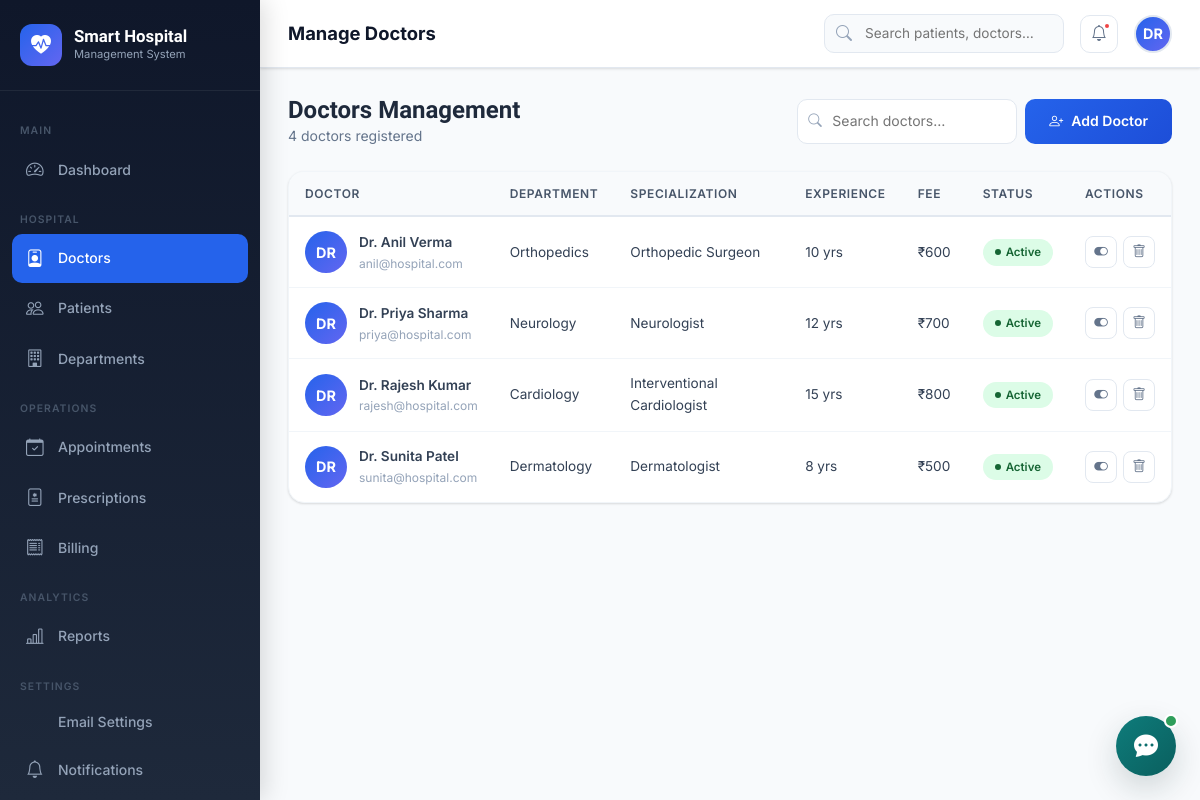
/admin/manage_doctors.php (signed in), run on the app's committed database.
### tables this page shows
CREATE TABLE doctors (
    id INT AUTO_INCREMENT PRIMARY KEY,
    user_id INT NOT NULL,
    department_id INT NOT NULL,
    specialization VARCHAR(100),
    qualification VARCHAR(200),
    experience_years INT DEFAULT 0,
    consultation_fee DECIMAL(10,2) DEFAULT 0.00,
    available_days VARCHAR(100) DEFAULT 'Mon,Tue,Wed,Thu,Fri',
    available_from TIME DEFAULT '09:00:00',
    available_to TIME DEFAULT '17:00:00',
    bio TEXT,
    license_number VARCHAR(50),
    status ENUM('active','inactive') DEFAULT 'active',
    created_at TIMESTAMP DEFAULT CURRENT_TIMESTAMP,
    FOREIGN KEY (user_id) REFERENCES users(id) ON DELETE CASCADE,
    FOREIGN KEY (department_id) REFERENCES departments(id) ON DELETE RESTRICT
);

CREATE TABLE users (
    id INT AUTO_INCREMENT PRIMARY KEY,
    name VARCHAR(100) NOT NULL,
    email VARCHAR(100) UNIQUE NOT NULL,
    password VARCHAR(255) NOT NULL,
    role ENUM('admin','doctor','patient') NOT NULL DEFAULT 'patient',
    phone VARCHAR(20),
    profile_image VARCHAR(255) DEFAULT 'default.png',
    status ENUM('active','inactive','suspended') DEFAULT 'active',
    created_at TIMESTAMP DEFAULT CURRENT_TIMESTAMP,
    updated_at TIMESTAMP DEFAULT CURRENT_TIMESTAMP ON UPDATE CURRENT_TIMESTAMP
);

CREATE TABLE departments (
    id INT AUTO_INCREMENT PRIMARY KEY,
    name VARCHAR(100) NOT NULL,
    description TEXT,
    icon VARCHAR(50) DEFAULT 'hospital',
    status ENUM('active','inactive') DEFAULT 'active',
    created_at TIMESTAMP DEFAULT CURRENT_TIMESTAMP
);

### config.php (called while the page is built, shortened)
<?php
function e(string $s): string { return htmlspecialchars($s, ENT_QUOTES, 'UTF-8'); }

### admin/manage_doctors.php (the view, shortened to what this page needs)
<?php
require_once '../config.php';
$db = getDB();
$doctors = $db->query("
    SELECT d.*, u.name, u.email, u.phone, u.status AS user_status, dep.name AS dept_name
    FROM doctors d
    JOIN users u ON d.user_id = u.id
    JOIN departments dep ON d.department_id = dep.id
    ORDER BY u.name ASC
")->fetchAll();
include '../includes/layout_header.php';
?>
<div class="d-flex align-items-center justify-content-between mb-4 flex-wrap gap-3">
  <div>
    <h4 style="font-family:var(--font-display);font-weight:800;margin:0">Doctors Management</h4>
    <p style="color:#64748B;font-size:.875rem;margin:0"><?= count($doctors) ?> doctors registered</p>
  </div>
  <div class="d-flex gap-2 flex-wrap">
    <div style="position:relative">
      <i class="bi bi-search" style="position:absolute;left:11px;top:50%;transform:translateY(-50%);color:#94A3B8;font-size:.85rem"></i>
      <input type="search" id="search-input" class="form-control-custom" style="padding-left:34px;width:220px" placeholder="Search doctors…">
    </div>
    <button class="btn-primary-custom" onclick="openModal('add-doctor-modal')">
      <i class="bi bi-person-plus"></i> Add Doctor
    </button>
  </div>
</div>
<div class="card">
  <div class="table-responsive">
    <table class="data-table" id="doctors-table">
      <thead><tr>
        <th>Doctor</th><th>Department</th><th>Specialization</th><th>Experience</th><th>Fee</th><th>Status</th><th>Actions</th>
      </tr></thead>
      <tbody>
      <?php if (empty($doctors)): ?>
      <tr><td colspan="7"><div class="empty-state"><i class="bi bi-person-badge"></i><p>No doctors added yet.</p></div></td></tr>
      <?php else: foreach($doctors as $doc): ?>
      <tr id="doctor-row-<?= $doc['id'] ?>">
        <td>
          <div style="display:flex;align-items:center;gap:12px">
            <div class="avatar-placeholder" style="width:42px;height:42px;font-size:.9rem;flex-shrink:0">
              <?= strtoupper(substr($doc['name'],0,2)) ?>
            </div>
            <div>
              <div style="font-weight:600"><?= e($doc['name']) ?></div>
              <div style="font-size:.75rem;color:#94A3B8"><?= e($doc['email']) ?></div>
            </div>
          </div>
        </td>
        <td><?= e($doc['dept_name']) ?></td>
        <td><?= e($doc['specialization'] ?? '—') ?></td>
        <td><?= $doc['experience_years'] ?> yrs</td>
        <td>₹<?= number_format($doc['consultation_fee'],0) ?></td>
        <td>
          <span class="badge-pill <?= $doc['status'] ?>" id="status-badge-<?= $doc['id'] ?>"><?= ucfirst($doc['status']) ?></span>
        </td>
        <td>
          <div style="display:flex;gap:6px">
            <button
id="toggle-btn-<?= $doc['id'] ?>"
class="btn-sm-action success"
title="Toggle Status"
onclick="toggleStatus(<?= $doc['id'] ?>)">
              <i class="bi bi-toggle-on"></i>
            </button>
            <button class="btn-sm-action danger" title="Delete" onclick="deleteDoctor(<?= $doc['id'] ?>, '<?= e($doc['name']) ?>')">
              <i class="bi bi-trash"></i>
            </button>
          </div>
        </td>
      </tr>
      <?php endforeach; endif; ?>
      </tbody>
    </table>
  </div>
</div>
<?php include '../includes/layout_footer.php'; ?>

### assets/css/style.css (style rules this page uses)
:root { --primary: #2563EB; --primary-dark: #1D4ED8; --primary-light: #EFF6FF; --secondary: #14B8A6; --accent: #6366F1; --success: #10B981; --warning: #F59E0B; --danger: #EF4444; --info: #3B82F6; --bg: #F8FAFC; --sidebar-w: 260px; --card-radius: 16px; --shadow-sm: 0 1px 3px rgba(0,0,0,.08), 0 1px 2px rgba(0,0,0,.06); --shadow-md: 0 4px 6px -1px rgba(0,0,0,.1), 0 2px 4px -1px rgba(0,0,0,.06); --shadow-lg: 0 10px 15px -3px rgba(0,0,0,.1), 0 4px 6px -2px rgba(0,0,0,.05); --shadow-xl: 0 20px 25px -5px rgba(0,0,0,.1), 0 10px 10px -5px rgba(0,0,0,.04); --transition: all .25s cubic-bezier(.4,0,.2,1); --font-main: 'Inter', sans-serif; --font-display: 'Plus Jakarta Sans', sans-serif; }
*, *::before, *::after { box-sizing: border-box; margin: 0; padding: 0; }
html { scroll-behavior: smooth; }
body { font-family: var(--font-main); background: var(--bg); color: #1E293B; line-height: 1.6; -webkit-font-smoothing: antialiased; }
.card { background: #fff; border-radius: var(--card-radius); border: 1px solid #F1F5F9; box-shadow: var(--shadow-sm); overflow: hidden; }
.table-responsive { border-radius: 12px; overflow: hidden; }
.data-table { width: 100%; border-collapse: collapse; font-size: .85rem; }
.data-table thead tr { background: #F8FAFC; }
.data-table thead th { padding: 12px 16px; text-align: left; font-weight: 600; color: #475569; font-size: .75rem; text-transform: uppercase; letter-spacing: .05em; border-bottom: 2px solid #E2E8F0; white-space: nowrap; }
.data-table tbody tr { border-bottom: 1px solid #F1F5F9; transition: var(--transition); }
.data-table tbody td { padding: 14px 16px; color: #334155; vertical-align: middle; }
.data-table tbody tr:last-child { border-bottom: none; }
.badge-pill { display: inline-flex; align-items: center; gap: 5px; padding: 4px 12px; border-radius: 20px; font-size: .72rem; font-weight: 600; }
.badge-pill.active { background: #DCFCE7; color: #166534; }
.badge-pill::before { content: ''; width: 6px; height: 6px; border-radius: 50%; background: currentColor; }
.btn-primary-custom { background: linear-gradient(135deg, var(--primary), var(--primary-dark)); color: #fff; border: none; padding: 10px 24px; border-radius: 10px; font-size: .875rem; font-weight: 600; cursor: pointer; transition: var(--transition); display: inline-flex; align-items: center; gap: 8px; }
.btn-sm-action { width: 32px; height: 32px; border-radius: 8px; border: 1.5px solid #E2E8F0; background: #fff; display: inline-flex; align-items: center; justify-content: center; cursor: pointer; transition: var(--transition); color: #64748B; text-decoration: none; font-size: .85rem; }
.form-control-custom { width: 100%; padding: 10px 14px; border: 1.5px solid #E2E8F0; border-radius: 10px; font-size: .875rem; background: #fff; color: #1E293B; transition: var(--transition); font-family: var(--font-main); }
.avatar-placeholder { border-radius: 50%; background: linear-gradient(135deg, var(--primary), var(--accent)); color: #fff; display: inline-flex; align-items: center; justify-content: center; font-weight: 700; }

### data on the page
doctors: user.name "DR", user.name "Dr. Anil Verma", user.email "anil@hospital.com", department.name "Orthopedics", specialization "Orthopedic Surgeon", experience_years "10", consultation_fee "600", status "Active"
doctors: user.name "DR", user.name "Dr. Priya Sharma", user.email "priya@hospital.com", department.name "Neurology", specialization "Neurologist", experience_years "12", consultation_fee "700", status "Active"
doctors: user.name "DR", user.name "Dr. Rajesh Kumar", user.email "rajesh@hospital.com", department.name "Cardiology", specialization "Interventional Cardiologist", experience_years "15", consultation_fee "800", status "Active"
doctors: user.name "DR", user.name "Dr. Sunita Patel", user.email "sunita@hospital.com", department.name "Dermatology", specialization "Dermatologist", experience_years "8", consultation_fee "500", status "Active"

### other printed values
$item['section'] "MAIN"
$item['label'] "Dashboard"
$item['section'] "HOSPITAL"
$item['label'] "Doctors"
$item['label'] "Patients"
$item['label'] "Departments"
$item['section'] "OPERATIONS"
$item['label'] "Appointments"
$item['label'] "Prescriptions"
$item['label'] "Billing"
$item['section'] "ANALYTICS"
$item['label'] "Reports"
$item['section'] "SETTINGS"
$item['label'] "Email Settings"
$item['label'] "Notifications"
